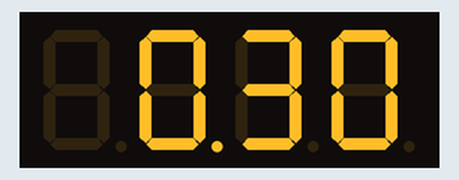
Bench run of a sketch on a simulated Arduino Uno, built with avr-gcc and run on an emulated ATmega328P. Shown: 4-digit seven-segment display.

Above: at 0.45 s.
At 2.86 s:
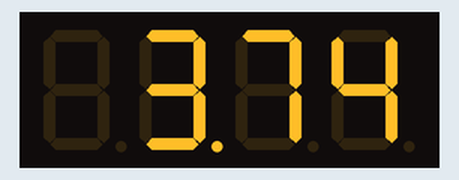
At 5.27 s:
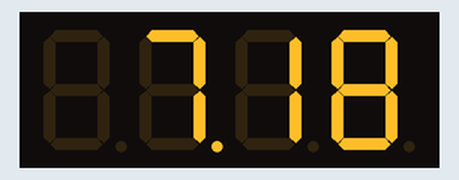
At 10.38 s:
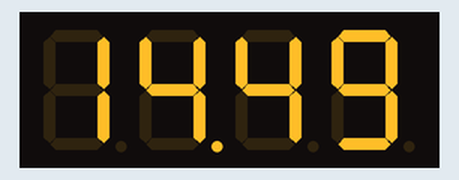
At 15.5 s:
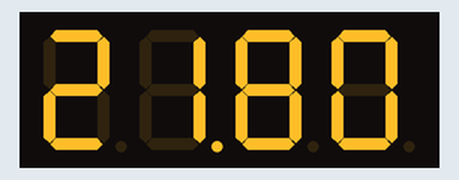
At 20.4 s:
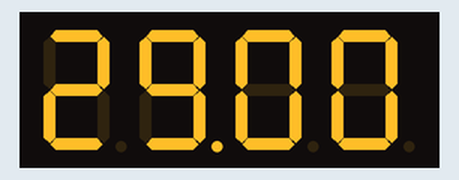

The sketch:

29_years.ino
```cpp
#include <SevSeg.h>
SevSeg sevseg;

void setup() {
  byte digits = 4;
  byte DigitPins[] = {2, 3, 4, 5};
  byte segmentPins[] = {6, 7, 8, 9, 10, 11, 12, 13};
  sevseg.begin(COMMON_CATHODE, digits, DigitPins, segmentPins);
  sevseg.setBrightness(10);
}

void loop() {
  static long timer = millis();
  static long decimals = 0;
  if(millis() - timer >= 100) {
    timer += 7;
    decimals++;
    if(decimals > 2900) {
      decimals = 2900;
    }
    sevseg.setNumber(decimals, 2);
  }
  sevseg.refreshDisplay();
}
```
